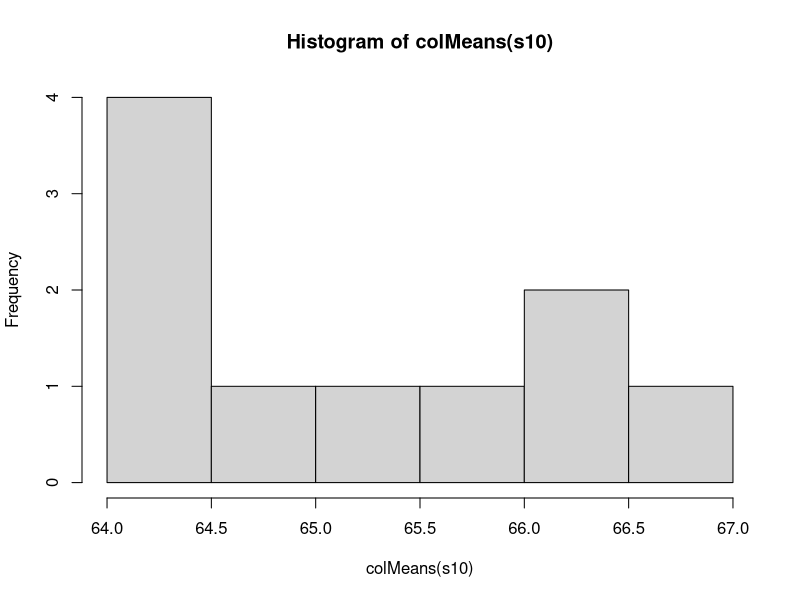
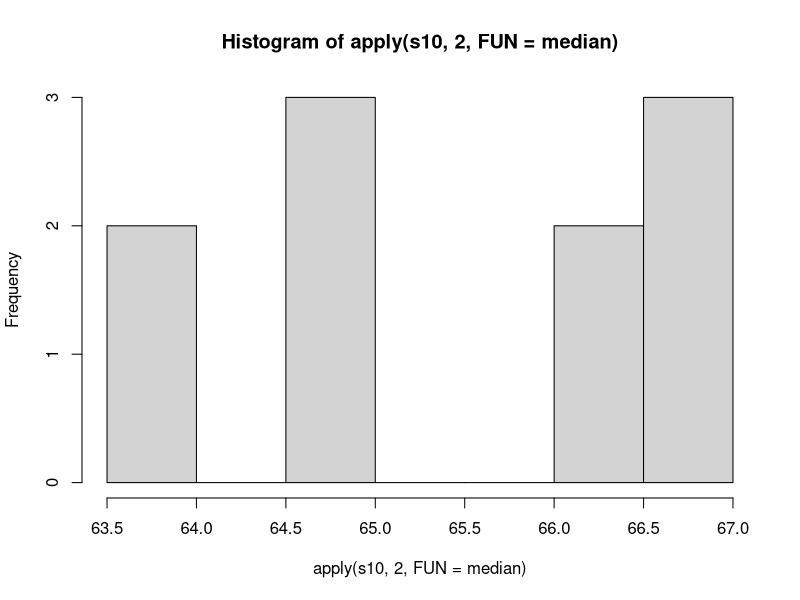
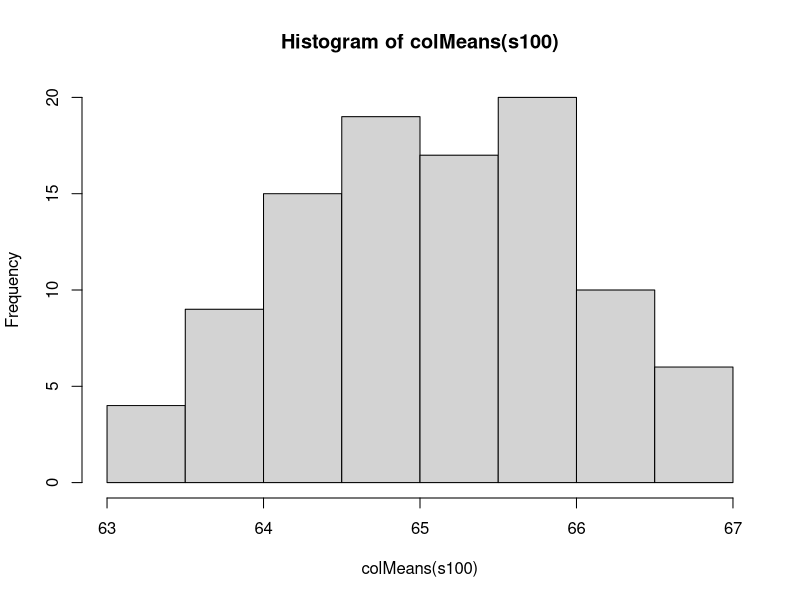
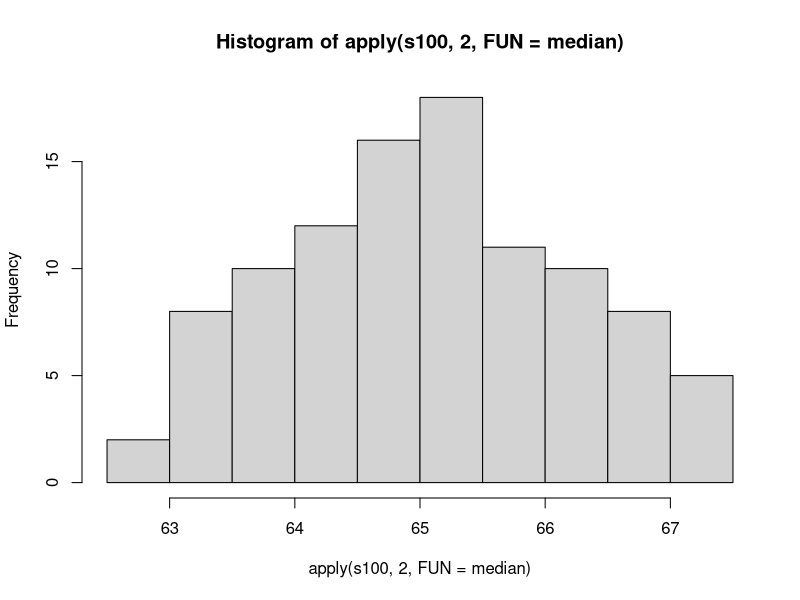
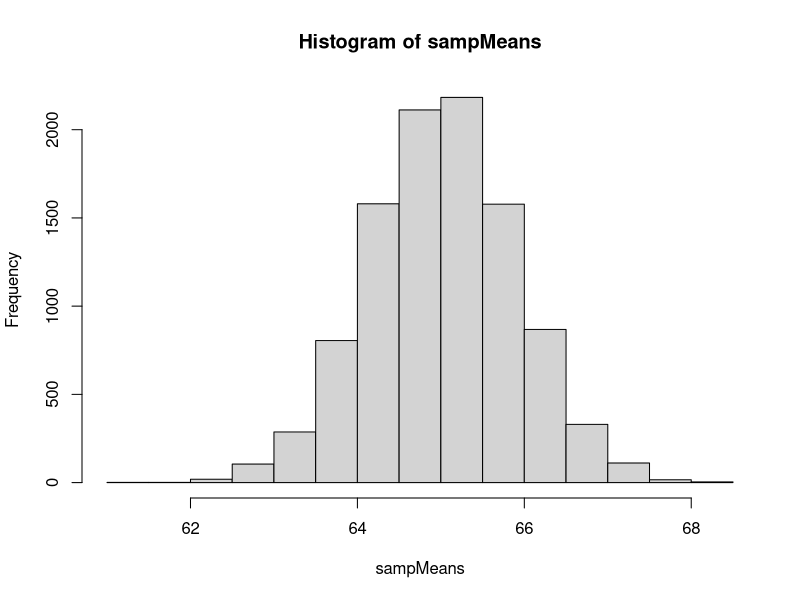
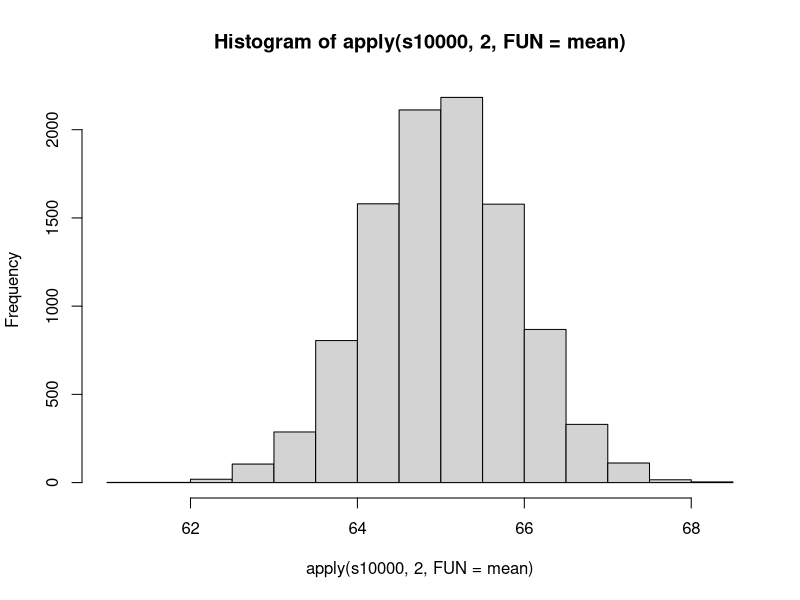
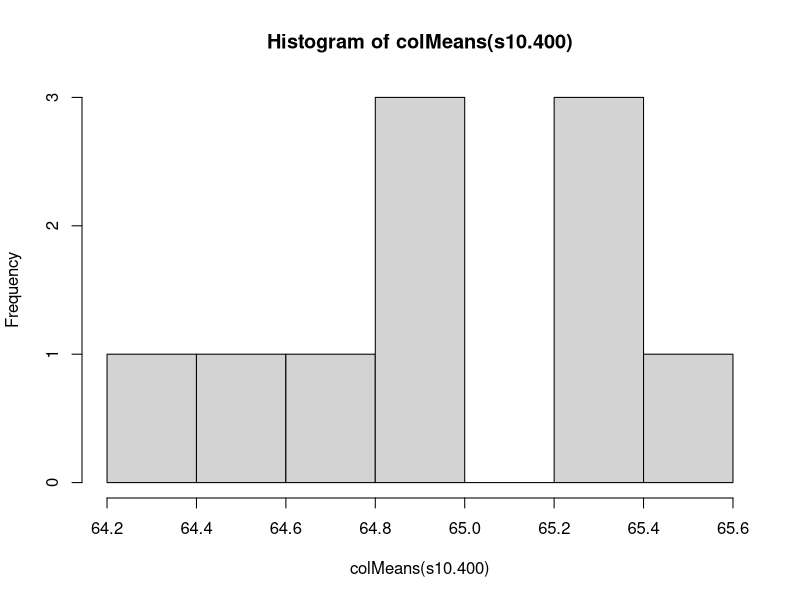
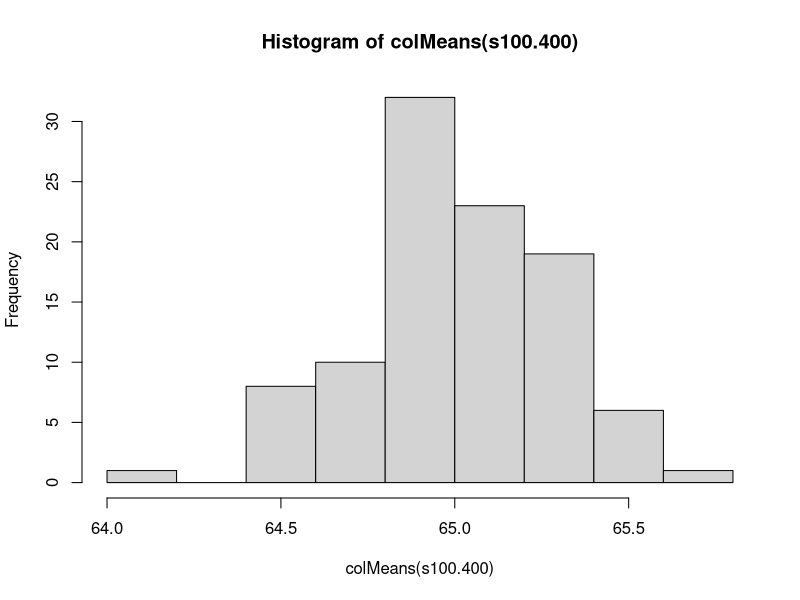

These charts were generated, in order, by the following R code:
#Script showing how the sampling distribution, given enough repetitions of an experiment, converges on the population parameters

set.seed(88) #setting a seed for reproducibility, the number is arbitrary
s10 = replicate(10, rnorm(40, 65, 5.5)) 
hist(colMeans(s10)) #S10 is a matrix with subjects  on the rows, and samples (replications) on the columns, colMeans takes the average of each sample (replication), then we pass to hist() to plot
hist(apply(s10, 2, FUN=median)) #do the same thing, but take the median instead of mean. Apply expects a matrix, second argument is an index to applying a function (FUN) over rows (1) or columns (2)


s100 = replicate(100, rnorm(40, 65, 5.5)) #draw 40 samples from normal dist with mean of 65 and sd of 5.5; repeat this 100 times
hist(colMeans(s100))
hist(apply(s100, 2, FUN=median)) #can be any function: sd, median, min, a custom function. 


s10000 = replicate(10000, rnorm(40, 65, 5.5)) #draw 40 samples from normal dist with mean of 65 and sd of 5.5; repeat this 10000 times
sampMeans = colMeans(s10000)
hist(sampMeans)
hist(apply(s10000, 2, FUN=mean))



#see how changing the size of each sample changes the shape and range of distributions
s10.400 = replicate(10, rnorm(400, 65, 5.5))
hist(colMeans(s10.400))


s100.400 = replicate(100, rnorm(400, 65, 5.5))
hist(colMeans(s100.400))


